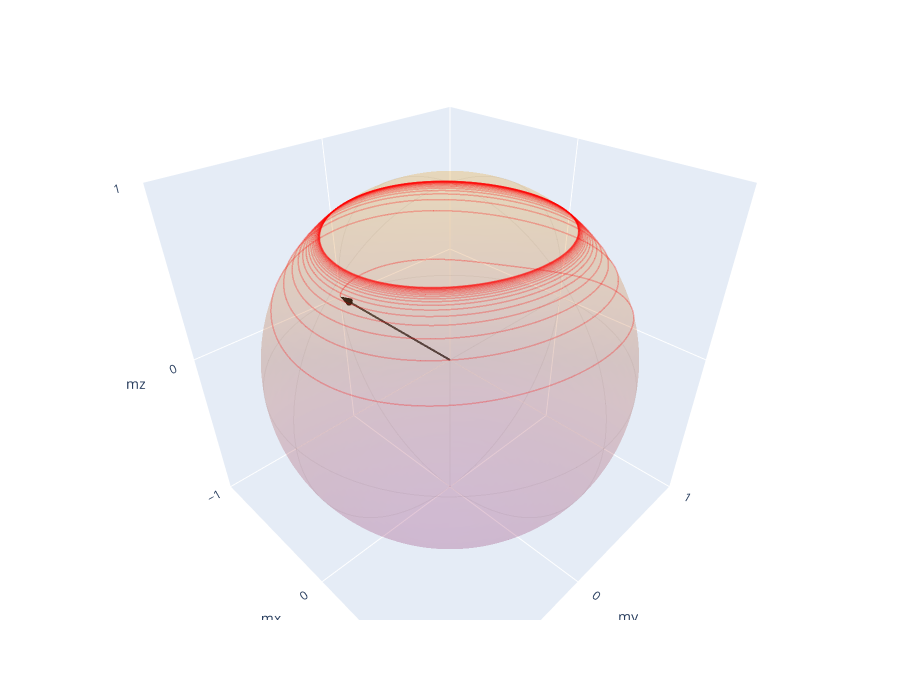

Notebook source saved alongside this figure:
### Markdown cell above
We plot the graphics:

### Code cell
X1s=sol[0]
Y1s=sol[1]
Z1s=sol[2]

fig1 = go.FigureWidget()
#NEEL VECTOR1
x1 = np.array([0,X1s[0]])
y1 = np.array([0,Y1s[0]])
z1 = np.array([0,Z1s[0]])
f=0.95
fig1.add_scatter3d(x=x1*f, y=y1*f, z=z1*f,opacity=0.75,
    marker=dict(size=0.1,color='black'),
    line=dict(color='black', width=4 ),
    name="$m$",showlegend=False)
fig1.add_cone(x=[x1[1]], y=[y1[1]], z=z1[[1]], u=[x1[1]+x1[1]], v=[y1[1]+y1[1]], w=[z1[1]+z1[1]],opacity=0.75,showscale=False,anchor="tip",sizemode="absolute",
    sizeref=0.1,colorscale=[[0, 'black'], [1,'black']])



fig1.update_layout(
    height=700,
    width=900,

    autosize=True,
    scene=dict(camera=dict(up=dict(x=0,y=0, z=1 ), eye=dict(x=1,y=-1,z=1,)),
               xaxis_title='mx',
               yaxis_title='my',
               zaxis_title='mz',
               xaxis = dict(nticks=3, range=[-1,1]),
               yaxis = dict(nticks=3, range=[-1,1]),
               zaxis = dict(nticks=3, range=[-1,1]),
        aspectratio = dict( x=1, y=1, z=1),
        aspectmode = 'manual'))
#CIRCLE IN XY PLANE
C1=1
phi=np.linspace(0,2*np.pi,100)
x=C1*np.cos(phi)
y=C1*np.sin(phi)
z=C1*np.zeros(len(x))
fig1.add_scatter3d(x=x, y=y, z=z,opacity=0.1,
    marker=dict(size=0.1,color='grey'),
    line=dict(color='grey', width=2 ),
    showlegend=False)
#CIRCLE IN XZ PLANE
phi=np.linspace(0,2*np.pi,100)
x=C1*np.cos(phi)
y=C1*np.zeros(len(x))
z=C1*np.sin(phi)
fig1.add_scatter3d(x=x, y=y, z=z,opacity=0.1,
    marker=dict(size=0.1,color='grey'),
    line=dict(color='grey', width=2 ),
    showlegend=False)

#CIRCLE IN YZ PLANE
phi=np.linspace(0,2*np.pi,100)
x=C1*np.zeros(len(x))
y=C1*np.cos(phi)
z=C1*np.sin(phi)
fig1.add_scatter3d(x=x, y=y, z=z,opacity=0.1,
    marker=dict(size=0.1,color='grey'),
    line=dict(color='grey', width=2 ),
    showlegend=False)

#CIRCLE IN YZ PLANE
phi=np.linspace(-1,1,100)
x=C1*np.zeros(len(x))
y=C1*np.zeros(len(x))
z=phi
fig1.add_scatter3d(x=x, y=y, z=z,opacity=0.1,
    marker=dict(size=0.1,color='grey'),
    line=dict(color='grey', width=2 ),
    showlegend=False)
#CIRCLE IN YZ PLANE
phi=np.linspace(-1,1,100)
x=C1*np.zeros(len(x))
y=phi
z=C1*np.zeros(len(x))
fig1.add_scatter3d(x=x, y=y, z=z,opacity=0.1,
    marker=dict(size=0.1,color='grey'),
    line=dict(color='grey', width=2 ),
    showlegend=False)
#CIRCLE IN YZ PLANE
phi=np.linspace(-1,1,100)
x=phi
y=C1*np.zeros(len(x))
z=C1*np.zeros(len(x))
fig1.add_scatter3d(x=x, y=y, z=z,opacity=0.1,
    marker=dict(size=0.1,color='grey'),
    line=dict(color='grey', width=2 ),
    showlegend=False)

# UNIT SPHERE
theta, phi = np.mgrid[0:2*np.pi:100j, 0:2*np.pi:100j]
x = np.sin(theta)*np.sin(phi)
y = np.sin(theta)*np.cos(phi)
z = np.cos(theta)

fig1.add_surface(x=x,y=y,z=z,opacity=0.07,colorscale=[[0, 'purple'], [1,'orange']],showlegend=False, showscale = False)

fig1.add_scatter3d(x=X1s, y=Y1s, z=Z1s,opacity=0.25,
    marker=dict(size=0.1,color='red'),
    line=dict(color='red', width=3),
    showlegend=False)

def update(t=0):
    with fig1.batch_update():
        f=0.9
        fig1.data[0].x=[0,f*X1s[t]]
        fig1.data[0].y=[0,f*Y1s[t]]
        fig1.data[0].z=[0,f*Z1s[t]]
        
        fig1.data[1].x=[X1s[t]]
        fig1.data[1].y=[Y1s[t]]
        fig1.data[1].z=[Z1s[t]]
        fig1.data[1].u=[2*X1s[t]]
        fig1.data[1].v=[2*Y1s[t]]
        fig1.data[1].w=[2*Z1s[t]]
        
        
w=interact(update,t=widgets.IntSlider(min=0, max=len(t)-1, step=5, value=0,description="Time Step",readout_format=".1d",continuous_update=False))

fig1.show()
